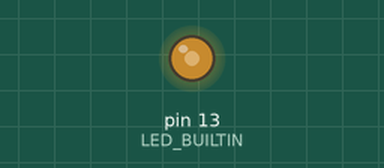
Simulated run of this sketch. Board: Arduino Uno, built with avr-gcc and run on an emulated ATmega328P. Parts: output pins drawn as LEDs (lit = HIGH).

Above: at 0.1 s.
Timing chart, 0 to 1.6 s (numbered marks = the images above):
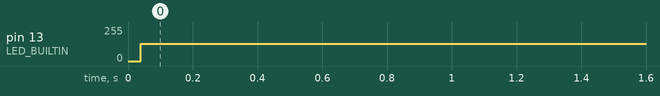

The sketch:

myled.ino
```cpp
#include <LedToggle.h>

LedToggle led(LED_BUILTIN);

void setup(){
}

void loop(){
  led.toggle();
  //delay(500);
}
```

LedToggle.cpp
```cpp
#include "LedToggle.h"

LedToggle::LedToggle(int pin){
	_pin = pin;
	_state = false;
	pinMode(_pin, OUTPUT);
	digitalWrite(_pin, LOW);
}

void LedToggle::toggle(){
	_state = !_state;
	digitalWrite(_pin, _state ? HIGH : LOW);
}
```

LedToggle.h
```cpp
#ifndef LedToggle_h
#define LedToggle_h

#include "Arduino.h"

class LedToggle{
public:
	LedToggle(int pin);	//생성자
	void toggle();	//LED 상태 토글

private:
	int _pin;
	bool _state;
};

#endif
```

Measured:
- by itself, pin 13 (LED_BUILTIN): 0/255 → 130/255 at 0.04 s
